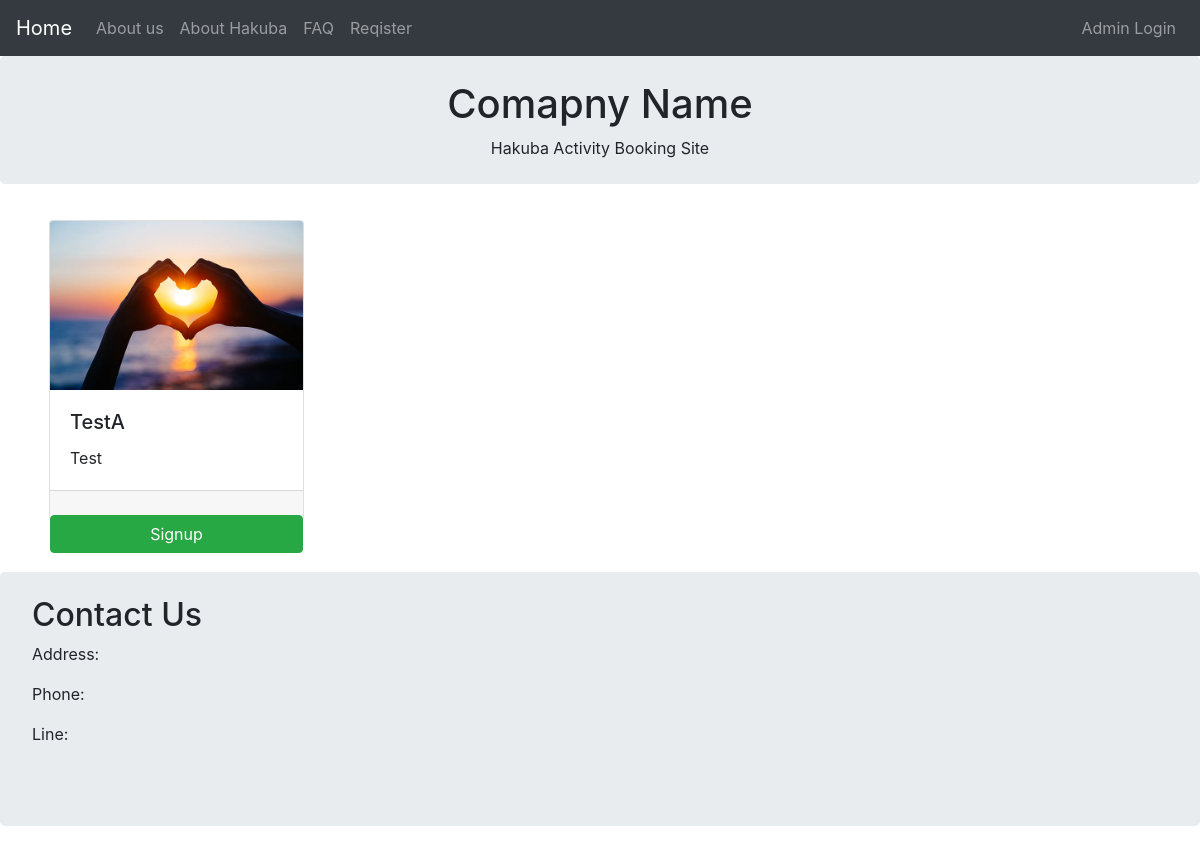
The app's page /, older data.
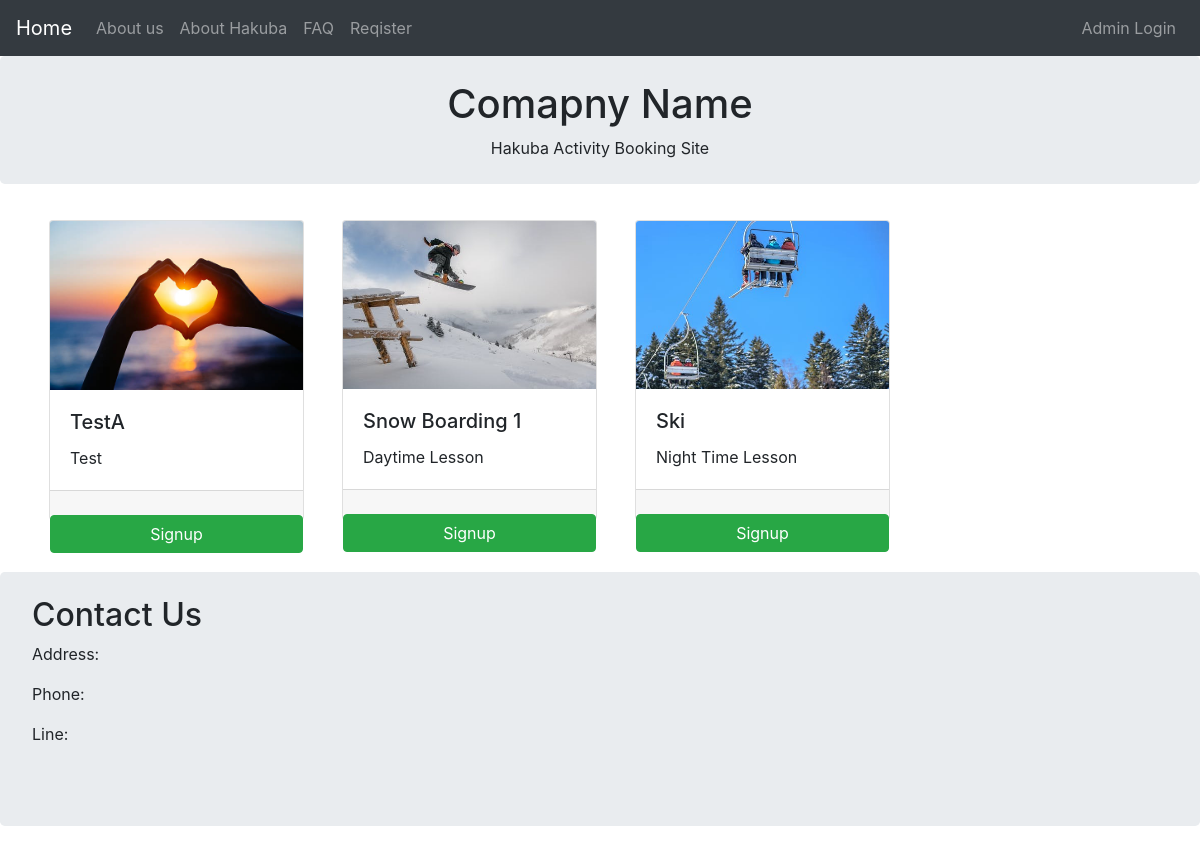
The same page, newer data.
### products/models.py (models this page shows, shortened)
class Product (models.Model):
    mainimage = models.ImageField(upload_to='products/', blank=True)
    name = models.CharField(max_length=300)
    slug = models.SlugField()
    category = models.ForeignKey(Category, on_delete=models.CASCADE)
    preview_text = models.TextField(max_length=200, verbose_name='Preview Text')
    detail_text = models.TextField(max_length=1000, verbose_name='Detail Text')
    price = models.FloatField()

### products/views.py (the view)
# urls.py: 2. Add a URL to urlpatterns:  path('', Home.as_view(), name='home')
class Home(ListView):
    model = Product
    template_name = 'products/home.html'

### products/templates/products/home.html
{% extends 'base/base.html' %}
{% block content %}
<body>
  <div class="container mb-5">
    <div class="row">
      {% for product in object_list %}
      <div class="col-md-4 col-sm-12 col-lg-3 m-1">
              <div class="card" style='width:100%; height:300px;'>
                <img src="media/{{ product.mainimage }}" style="width:100%;" class="card-img-top" alt="{{ product.name }}">
                      <div class="card-body">
                        <h5 class="card-title"> {{ product.name }}</h5>
                        <p class="card-text">{{ product.preview_text }}</p>
                      </div>
                  <div class='card-footer text-center'></div>
                  <a href='signup' class="btn btn-success">Signup</a>
                </div>
        </div>
      {% endfor %}
    </div>
  </div>
</body>
</html>
{% endblock content %}

### products/templates/base/base.html (shortened to what this page needs)
{% load static %}
<!DOCTYPE html>
<html lang="en">
<head>
  <link rel="stylesheet" href="https://stackpath.bootstrapcdn.com/bootstrap/4.3.1/css/bootstrap.min.css">
</head>
<nav class="navbar navbar-expand-sm bg-dark navbar-dark">
    <a class="navbar-brand" href="/">Home</a>
    <div class="collapse navbar-collapse justify-content-between" id="collapsibleNavbar">
        <ul class="navbar-nav">
            <li class="nav-item mr-auto">
                <a class="nav-link" href="/about">About us</a>
            </li>
            <li class="nav-item">
                <a class="nav-link" href="/about_hakuba">About Hakuba</a>
            </li>
            <li class="nav-item">
                <a class="nav-link" href="/faq">FAQ</a>
            </li>
            <li class="nav-item">
                <a class="nav-link" href="/register">Reqister</a>
            </li>
        </ul>
        <ul class="navbar-nav">
             <li class="nav-item">
                <a class="nav-link text-bold" href="/admin">Admin Login</a>
             </li>
        </ul>
    </div>
  </nav>
<div class ="jumbotron text-center p-4">
  <h1>Comapny Name</h1>
  <p1>Hakuba Activity Booking Site</p1>
</div>
{% block content %}
{% endblock %}
<div class="jumbotron pt-4">
    <h2 pt-2>Contact Us</h2>
    <p>Address:</p>
    <p>Phone:</p>
    <p>Line:</p>
</div>
</html>

Row changes from the older to the newer data that the page shows:
added Product: mainimage (picture), name "Snow Boarding 1", preview_text "Daytime Lesson"
added Product: mainimage (picture), name "Ski", preview_text "Night Time Lesson"
